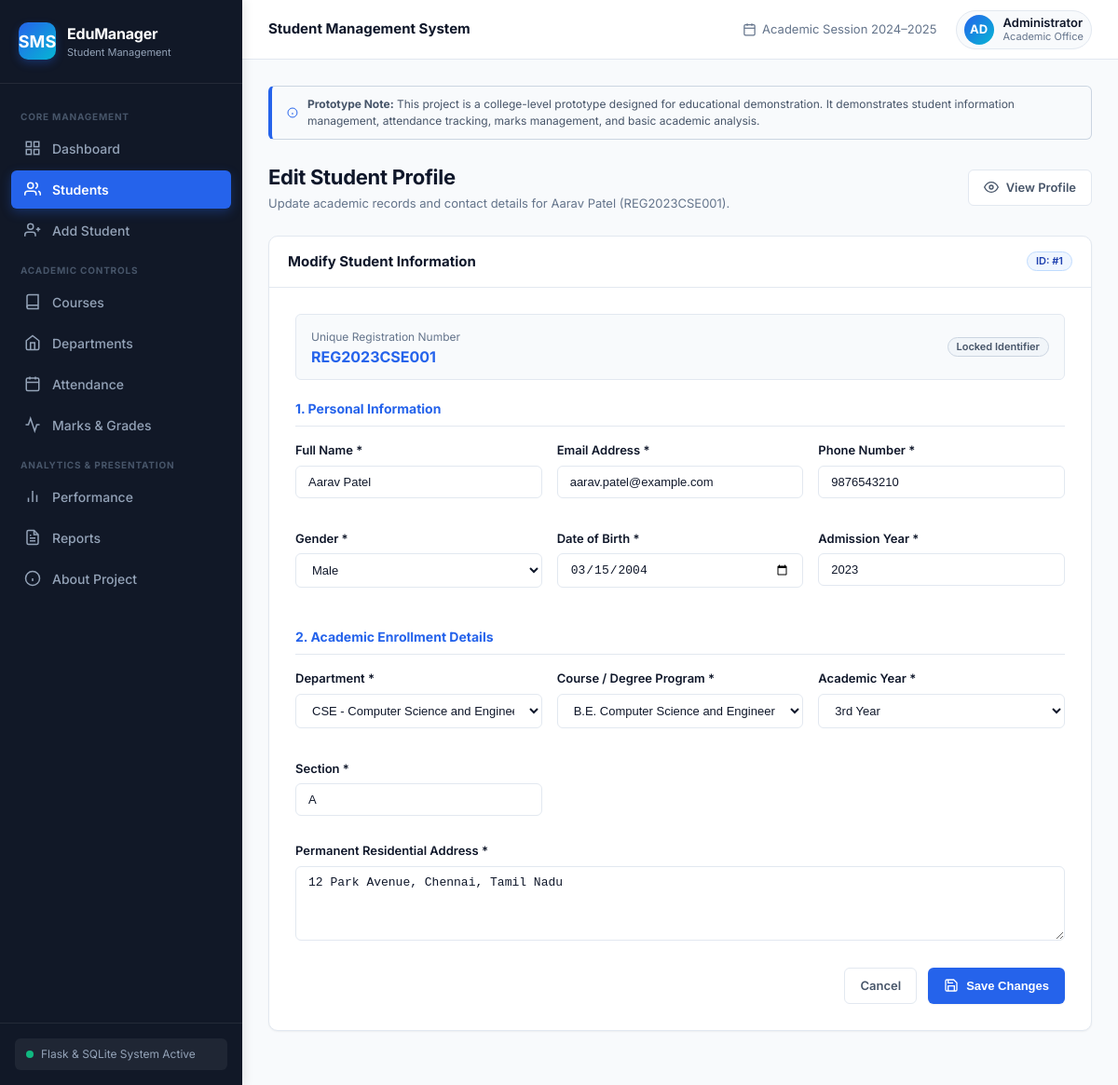
/students/edit/1, run on the app's committed database.
### tables this page shows
CREATE TABLE students (
            id INTEGER PRIMARY KEY AUTOINCREMENT,
            name TEXT NOT NULL,
            register_number TEXT NOT NULL UNIQUE,
            email TEXT NOT NULL,
            phone TEXT NOT NULL,
            gender TEXT NOT NULL,
            dob TEXT NOT NULL,
            department_id INTEGER NOT NULL,
            course_id INTEGER NOT NULL,
            year INTEGER NOT NULL,
            section TEXT NOT NULL,
            admission_year INTEGER NOT NULL,
            address TEXT NOT NULL,
            created_at TIMESTAMP DEFAULT CURRENT_TIMESTAMP,
            FOREIGN KEY (department_id) REFERENCES departments(id) ON DELETE RESTRICT,
            FOREIGN KEY (course_id) REFERENCES courses(id) ON DELETE RESTRICT
        );

CREATE TABLE departments (
            id INTEGER PRIMARY KEY AUTOINCREMENT,
            name TEXT NOT NULL UNIQUE,
            code TEXT NOT NULL UNIQUE,
            hod TEXT NOT NULL
        );

CREATE TABLE courses (
            id INTEGER PRIMARY KEY AUTOINCREMENT,
            name TEXT NOT NULL,
            code TEXT NOT NULL UNIQUE,
            department_id INTEGER NOT NULL,
            duration TEXT NOT NULL,
            FOREIGN KEY (department_id) REFERENCES departments(id) ON DELETE RESTRICT
        );

### app.py (the view, shortened to what this page needs)
@app.route("/students/edit/<int:student_id>", methods=["GET", "POST"])
def edit_student_view(student_id):
    student = get_student_by_id(student_id)
    if not student:
        flash("Student record not found.", "danger")
        return redirect(url_for("students_list"))
    departments = get_all_departments()
    courses = get_all_courses()
    return render_template(
        "edit_student.html",
        active_page="students",
        student=student,
        departments=departments,
        courses=courses
    )

### database.py (called while the page is built)
def get_db_connection():
    if not os.path.exists(DB_DIR):
        os.makedirs(DB_DIR, exist_ok=True)
    conn = sqlite3.connect(DB_PATH)
    conn.row_factory = sqlite3.Row
    conn.execute("PRAGMA foreign_keys = ON")
    return conn

def calculate_grade(total):
    try:
        val = float(total)
    except (ValueError, TypeError):
        return "F"
    if val >= 90:
        return "A+"
    elif val >= 80:
        return "A"
    elif val >= 70:
        return "B+"
    elif val >= 60:
        return "B"
    elif val >= 50:
        return "C"
    else:
        return "F"

def calculate_student_status(attendance_percentage, avg_mark, failed_subjects_count):
    att = float(attendance_percentage or 0)
    avg = float(avg_mark or 0)
    failed = int(failed_subjects_count or 0)
    if att < 60 and failed > 0:
        return "At Risk"
    elif att < 75 or avg < 60:
        return "Needs Attention"
    elif avg >= 75 and att >= 75:
        return "Excellent"
    else:
        return "Good"

def get_all_departments():
    conn = get_db_connection()
    rows = conn.execute("""
        SELECT d.*, COUNT(s.id) as student_count
        FROM departments d
        LEFT JOIN students s ON s.department_id = d.id
        GROUP BY d.id
        ORDER BY d.name ASC
    """).fetchall()
    conn.close()
    return [dict(r) for r in rows]

def get_all_courses():
    conn = get_db_connection()
    rows = conn.execute("""
        SELECT c.*, d.name as department_name, d.code as department_code, COUNT(s.id) as student_count
        FROM courses c
        JOIN departments d ON c.department_id = d.id
        LEFT JOIN students s ON s.course_id = c.id
        GROUP BY c.id
        ORDER BY c.name ASC
    """).fetchall()
    conn.close()
    return [dict(r) for r in rows]

### templates/edit_student.html (shortened to what this page needs)
{% extends "base.html" %}
{% block content %}
<div class="page-header">
    <div>
        <h2 class="page-title">Edit Student Profile</h2>
        <p class="page-subtitle">Update academic records and contact details for {{ student.name }} ({{ student.register_number }}).</p>
    </div>
    <div class="header-actions">
        <a href="{{ url_for('student_profile_view', student_id=student.id) }}" class="btn btn-secondary">
            <svg width="16" height="16" viewBox="0 0 24 24" fill="none" stroke="currentColor" stroke-width="2"><path d="M1 12s4-8 11-8 11 8 11 8-4 8-11 8-11-8-11-8z"></path><circle cx="12" cy="12" r="3"></circle></svg>
            <span>View Profile</span>
        </a>
    </div>
</div>
<div class="table-card" style="max-width: 900px; margin: 0 auto 30px;">
    <div class="table-card-header">
        <h3 class="table-card-title">Modify Student Information</h3>
        <span class="badge badge-info">ID: #{{ student.id }}</span>
    </div>
    <div style="padding: 28px;">
        <form action="{{ url_for('edit_student_view', student_id=student.id) }}" method="POST">
            <div style="background: #f8fafc; border: 1px solid var(--border-color); border-radius: var(--radius-sm); padding: 12px 16px; margin-bottom: 20px; display: flex; justify-content: space-between; align-items: center;">
                <div>
                    <span style="font-size: 12px; color: var(--text-muted);">Unique Registration Number</span>
                    <div style="font-size: 16px; font-weight: 700; color: var(--brand-blue);">{{ student.register_number }}</div>
                </div>
                <span class="badge badge-secondary">Locked Identifier</span>
            </div>
            <h4 style="font-size: 14px; font-weight: 700; color: var(--brand-blue); margin-bottom: 16px; border-bottom: 1px solid var(--border-color); padding-bottom: 8px;">
                1. Personal Information
            </h4>
            <div class="form-grid">
                <div class="form-group">
                    <label class="form-label" for="name">Full Name *</label>
                    <input type="text" id="name" name="name" class="form-control" value="{{ student.name }}" required>
                </div>
                <div class="form-group">
                    <label class="form-label" for="email">Email Address *</label>
                    <input type="email" id="email" name="email" class="form-control" value="{{ student.email }}" required>
                </div>
                <div class="form-group">
                    <label class="form-label" for="phone">Phone Number *</label>
                    <input type="tel" id="phone" name="phone" class="form-control" value="{{ student.phone }}" pattern="[0-9]{10}" required>
                </div>
                <div class="form-group">
                    <label class="form-label" for="gender">Gender *</label>
                    <select id="gender" name="gender" class="form-select" required>
                        <option value="Male" {% if student.gender == 'Male' %}selected{% endif %}>Male</option>
                    </select>
                </div>
                <div class="form-group">
                    <label class="form-label" for="dob">Date of Birth *</label>
                    <input type="date" id="dob" name="dob" class="form-control" value="{{ student.dob }}" required>
                </div>
                <div class="form-group">
                    <label class="form-label" for="admission_year">Admission Year *</label>
                    <input type="number" id="admission_year" name="admission_year" class="form-control" min="2010" max="2030" value="{{ student.admission_year }}" required>
                </div>
            </div>
            <h4 style="font-size: 14px; font-weight: 700; color: var(--brand-blue); margin: 24px 0 16px; border-bottom: 1px solid var(--border-color); padding-bottom: 8px;">
                2. Academic Enrollment Details
            </h4>
            <div class="form-grid">
                <div class="form-group">
                    <label class="form-label" for="department_id">Department *</label>
                    <select id="department_id" name="department_id" class="form-select" required>
                        {% for dept in departments %}
                            <option value="{{ dept.id }}" {% if student.department_id|string == dept.id|string %}selected{% endif %}>
                                {{ dept.code }} - {{ dept.name }}
                            </option>
                        {% endfor %}
                    </select>
                </div>
                <div class="form-group">
                    <label class="form-label" for="course_id">Course / Degree Program *</label>
                    <select id="course_id" name="course_id" class="form-select" required>
                        {% for crs in courses %}
                            <option value="{{ crs.id }}" {% if student.course_id|string == crs.id|string %}selected{% endif %}>
                                {{ crs.name }} ({{ crs.duration }})
                            </option>
                        {% endfor %}
                    </select>
                </div>
                <div class="form-group">
                    <label class="form-label" for="year">Academic Year *</label>
                    <select id="year" name="year" class="form-select" required>
                        <option value="3" {% if student.year == 3 %}selected{% endif %}>3rd Year</option>
                    </select>
                </div>
                <div class="form-group">
                    <label class="form-label" for="section">Section *</label>
                    <input type="text" id="section" name="section" class="form-control" value="{{ student.section }}" maxlength="2" required>
                </div>
            </div>
            <div class="form-group" style="margin-top: 10px;">
                <label class="form-label" for="address">Permanent Residential Address *</label>
                <textarea id="address" name="address" class="form-control" required>{{ student.address }}</textarea>
            </div>
            <div style="display: flex; justify-content: flex-end; gap: 12px; margin-top: 24px;">
                <a href="{{ url_for('students_list') }}" class="btn btn-secondary">Cancel</a>
                <button type="submit" class="btn btn-primary">
                    <svg width="16" height="16" viewBox="0 0 24 24" fill="none" stroke="currentColor" stroke-width="2"><path d="M19 21H5a2 2 0 0 1-2-2V5a2 2 0 0 1 2-2h11l5 5v11a2 2 0 0 1-2 2z"></path><polyline points="17 21 17 13 7 13 7 21"></polyline><polyline points="7 3 7 8 15 8"></polyline></svg>
                    <span>Save Changes</span>
                </button>
            </div>
        </form>
    </div>
</div>
{% endblock %}

### static/css/style.css (style rules this page uses)
:root { --primary-dark: #0f172a; --sidebar-bg: #111827; --sidebar-hover: #1f2937; --sidebar-active: #2563eb; --sidebar-text: #94a3b8; --sidebar-text-active: #ffffff; --brand-blue: #2563eb; --brand-blue-hover: #1d4ed8; --brand-cyan: #06b6d4; --brand-indigo: #4f46e5; --bg-main: #f8fafc; --card-bg: #ffffff; --border-color: #e2e8f0; --border-focus: #3b82f6; --text-primary: #0f172a; --text-secondary: #475569; --text-muted: #64748b; --text-light: #94a3b8; --success: #10b981; --success-bg: #ecfdf5; --success-text: #065f46; --success-border: #a7f3d0; --warning: #f59e0b; --warning-bg: #fffbeb; --warning-text: #92400e; --warning-border: #fde68a; --danger: #ef4444; --danger-bg: #fef2f2; --danger-text: #991b1b; --danger-border: #fecaca; --info: #3b82f6; --info-bg: #eff6ff; --info-text: #1e40af; --info-border: #bfdbfe; --shadow-sm: 0 1px 2px 0 rgb(0 0 0 / 0.05); --shadow-md: 0 4px 6px -1px rgb(0 0 0 / 0.07), 0 2px 4px -2px rgb(0 0 0 / 0.05); --shadow-lg: 0 10px 15px -3px rgb(0 0 0 / 0.08), 0 4px 6px -4px rgb(0 0 0 / 0.05); --radius-sm: 6px; --radius-md: 10px; --radius-lg: 14px; --transition: all 0.2s cubic-bezier(0.4, 0, 0.2, 1); }
*, *::before, *::after { box-sizing: border-box; margin: 0; padding: 0; }
body { font-family: 'Inter', -apple-system, BlinkMacSystemFont, 'Segoe UI', Roboto, sans-serif; background-color: var(--bg-main); color: var(--text-primary); line-height: 1.5; font-size: 14px; min-height: 100vh; display: flex; }
a { color: var(--brand-blue); text-decoration: none; transition: var(--transition); }
.page-header { display: flex; align-items: center; justify-content: space-between; margin-bottom: 24px; flex-wrap: wrap; gap: 16px; }
.page-title { font-size: 22px; font-weight: 700; color: var(--text-primary); letter-spacing: -0.3px; }
.page-subtitle { font-size: 13px; color: var(--text-muted); margin-top: 2px; }
.header-actions { display: flex; align-items: center; gap: 12px; }
.btn { display: inline-flex; align-items: center; justify-content: center; gap: 8px; padding: 9px 16px; font-size: 13px; font-weight: 600; border-radius: var(--radius-sm); border: 1px solid transparent; cursor: pointer; transition: var(--transition); text-decoration: none; }
.btn-primary { background-color: var(--brand-blue); color: #ffffff; box-shadow: var(--shadow-sm); }
.btn-secondary { background-color: #ffffff; color: var(--text-secondary); border-color: var(--border-color); }
.form-group { margin-bottom: 18px; }
.form-label { display: block; font-size: 13px; font-weight: 600; color: var(--text-primary); margin-bottom: 6px; }
.form-control, .form-select { width: 100%; padding: 9px 13px; font-size: 13px; border: 1px solid var(--border-color); border-radius: var(--radius-sm); background-color: #ffffff; color: var(--text-primary); transition: var(--transition); }
textarea.form-control { resize: vertical; min-height: 80px; }
.form-grid { display: grid; grid-template-columns: repeat(auto-fit, minmax(240px, 1fr)); gap: 16px; }
.table-card { background-color: var(--card-bg); border: 1px solid var(--border-color); border-radius: var(--radius-md); box-shadow: var(--shadow-sm); overflow: hidden; margin-bottom: 24px; }
.table-card-header { padding: 16px 20px; border-bottom: 1px solid var(--border-color); display: flex; align-items: center; justify-content: space-between; flex-wrap: wrap; gap: 12px; }
.table-card-title { font-size: 15px; font-weight: 700; }
.badge { display: inline-flex; align-items: center; gap: 5px; padding: 3px 9px; border-radius: 20px; font-size: 11px; font-weight: 600; line-height: 1.2; }
.badge-info { background-color: var(--info-bg); color: var(--info-text); border: 1px solid var(--info-border); }
.badge-secondary { background-color: #f1f5f9; color: #475569; border: 1px solid #cbd5e1; }

### data on the page
students: name "Aarav Patel", register_number "REG2023CSE001", id "1", email "aarav.patel@example.com", phone "9876543210", gender "Male", dob "03/15/2004", admission_year "2023", department_id "CSE - Computer Science and Engineering", course_id "B.E. Computer Science and Engineering (4 Years)", year "3rd Year", section "A", address "12 Park Avenue, Chennai, Tamil Nadu"
